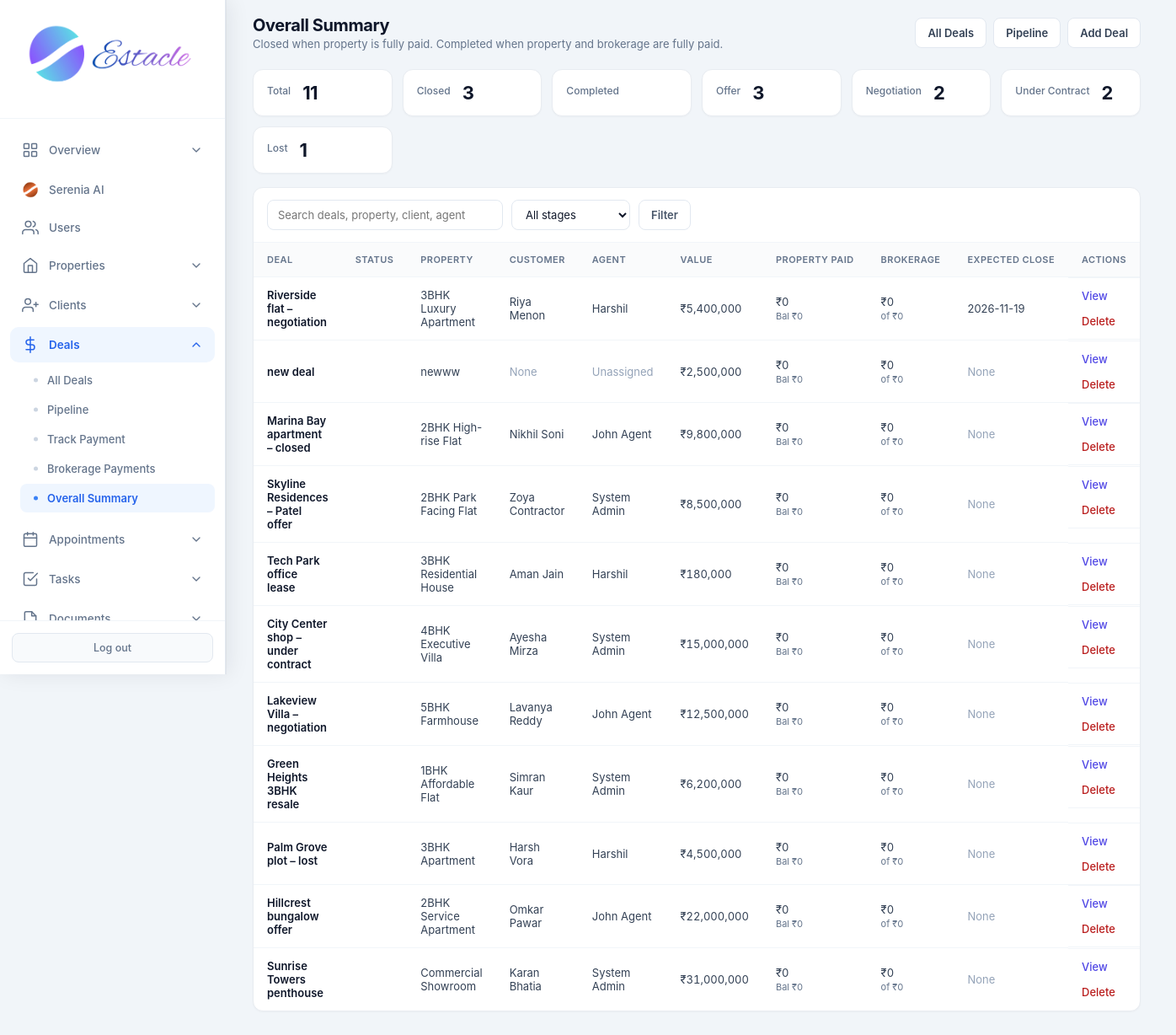
The app's page /admin/deals/summary (signed in) with its own data.
### tables this page shows
CREATE TABLE deals (
            id INTEGER PRIMARY KEY AUTOINCREMENT,
            title TEXT NOT NULL,
            property_id INTEGER,
            client_id INTEGER,
            agent_id INTEGER,
            stage TEXT DEFAULT 'offer',
            value REAL DEFAULT 0,
            commission_rate REAL DEFAULT 2.5,
            expected_close TEXT,
            notes TEXT,
            created_at TIMESTAMP DEFAULT CURRENT_TIMESTAMP,
            updated_at TIMESTAMP DEFAULT CURRENT_TIMESTAMP,
            FOREIGN KEY (property_id) REFERENCES properties (id),
            FOREIGN KEY (client_id) REFERENCES clients (id),
            FOREIGN KEY (agent_id) REFERENCES users (id)
        );

CREATE TABLE properties (
            id INTEGER PRIMARY KEY AUTOINCREMENT,
            title TEXT NOT NULL,
            description TEXT,
            price REAL NOT NULL,
            property_type TEXT NOT NULL,
            status TEXT DEFAULT 'available',
            address TEXT,
            city TEXT,
            state TEXT,
            zip_code TEXT,
            bedrooms INTEGER,
            bathrooms REAL,
            area_sqft REAL,
            agent_id INTEGER,
            created_at TIMESTAMP DEFAULT CURRENT_TIMESTAMP, category TEXT DEFAULT "sale", listing_type TEXT DEFAULT "sale", floor TEXT, carpet_area REAL, furnishing TEXT, parking TEXT, amenities TEXT, seller_name TEXT, seller_phone TEXT, monthly_rent REAL, security_deposit REAL, maintenance REAL, per_sqft REAL, latitude TEXT, longitude TEXT, photos TEXT, year_built TEXT, facing TEXT, videos TEXT,
            FOREIGN KEY (agent_id) REFERENCES users (id)
        );

CREATE TABLE clients (
            id INTEGER PRIMARY KEY AUTOINCREMENT,
            full_name TEXT NOT NULL,
            email TEXT,
            phone TEXT,
            status TEXT DEFAULT 'lead',
            notes TEXT,
            agent_id INTEGER,
            created_at TIMESTAMP DEFAULT CURRENT_TIMESTAMP, source TEXT, budget REAL, interest TEXT, preferred_city TEXT, address TEXT, updated_at TIMESTAMP, user_id INTEGER,
            FOREIGN KEY (agent_id) REFERENCES users (id)
        );

CREATE TABLE users (
            id INTEGER PRIMARY KEY AUTOINCREMENT,
            email TEXT UNIQUE NOT NULL,
            password TEXT NOT NULL,
            full_name TEXT NOT NULL,
            role TEXT NOT NULL CHECK(role IN ('admin', 'agent', 'customer')),
            phone TEXT,
            created_at TIMESTAMP DEFAULT CURRENT_TIMESTAMP,
            is_active INTEGER DEFAULT 1
        , avatar TEXT, last_seen TIMESTAMP, job_title TEXT, department TEXT, employee_id TEXT, license_no TEXT, commission_rate REAL, alt_phone TEXT, address TEXT, city TEXT, state TEXT, country TEXT, postal_code TEXT, notes TEXT, hire_date TEXT, timezone TEXT);

CREATE TABLE settings (
            key TEXT PRIMARY KEY,
            value TEXT
        );

### routes/admin/deals.py (the view)
@admin.route('/admin/deals/summary')
@login_required
@role_required('admin')
def admin_deals_summary():
    db = get_db()
    migrate_db()
    q = request.args.get('q', '').strip()
    stage_filter = request.args.get('stage', '').strip()
    if stage_filter:
        stage_filter = _normalize_stage(stage_filter)
        if stage_filter not in STAGES:
            stage_filter = ''
    rows = _deals_query(db, q=q, agent_id='', stage_filter=stage_filter)
    stats = {st: sum(1 for r in rows if r['stage'] == st) for st in STAGES}
    stats['total'] = len(rows)
    stats['closed_or_completed'] = stats.get('closed', 0)
    currency = get_setting('currency', 'INR')
    return render_template(
        'admin_deals_summary.html',
        deals=rows,
        stats=stats,
        stages=STAGES,
        stage_labels=STAGE_LABELS,
        q=q,
        stage_filter=stage_filter,
        currency=currency,
        format_money=format_money,
    )

### core/db.py (called while the page is built)
def get_db():
    if 'db' not in g:
        g.db = sqlite3.connect(current_app.config['DATABASE'])
        g.db.row_factory = sqlite3.Row
    return g.db

### core/helpers.py (called while the page is built)
def login_required(f):
    @wraps(f)
    def decorated_function(*args, **kwargs):
        if 'user_id' not in session:
            flash('Please log in to access this page.', 'warning')
            return redirect(url_for('auth.login'))
        return f(*args, **kwargs)
    return decorated_function

def role_required(*roles):
    def decorator(f):
        @wraps(f)
        def decorated_function(*args, **kwargs):
            if 'user_id' not in session:
                flash('Please log in to access this page.', 'warning')
                return redirect(url_for('auth.login'))
            if session.get('role') not in roles:
                flash('You do not have permission to access this page.', 'danger')
                return redirect(url_for('auth.role_redirect'))
            return f(*args, **kwargs)
        return decorated_function
    return decorator

def get_setting(key, default=''):
    db = get_db()
    row = db.execute('SELECT value FROM settings WHERE key = ?', (key,)).fetchone()
    return row['value'] if row else default

def format_money(amount, currency=None):
    if amount is None:
        return '—'
    currency = currency or get_setting('currency', 'INR')
    symbols = {'USD': '$', 'INR': '₹', 'AED': 'AED '}
    sym = symbols.get(currency, currency + ' ')
    try:
        return f"{sym}{float(amount):,.0f}"
    except (TypeError, ValueError):
        return str(amount)

### routes/admin/deals.py (called while the page is built)
def _normalize_stage(st):
    st = (st or 'offer').strip().lower().replace(' ', '_')
    aliases = {
        'under contract': 'under_contract',
        'under-contract': 'under_contract',
        'won': 'closed',
        'sold': 'closed',
    }
    st = aliases.get(st, st)
    if st not in STAGES:
        st = 'offer'
    return st

### templates/admin_deals_summary.html (shortened to what this page needs)
<!DOCTYPE html>
<html lang="en">
<head>
<link rel="stylesheet" href="{{ url_for('static', filename='css/admin.css') }}">
</head>
<body>
<div class="app-layout">
{% set active = 'deals_summary' %}
{% include 'partials/admin_sidebar.html' %}
<main class="main-content">
  <header class="top-bar dash-top">
    <div>
      <h1 class="page-title">Overall Summary</h1>
      <p class="page-subtitle">Closed when property is fully paid. Completed when property and brokerage are fully paid.</p>
    </div>
    <div class="top-actions">
      <a href="{{ url_for('admin.admin_deals') }}" class="btn-export">All Deals</a>
      <a href="{{ url_for('admin.admin_deals_pipeline') }}" class="btn-export">Pipeline</a>
      <a href="{{ url_for('admin.admin_add_deal') }}" class="btn-export">Add Deal</a>
    </div>
  </header>
  <div class="page-wrap">
    <div class="stat-row">
      <div class="stat-card">
        <div class="label">Total</div>
        <div class="value">{{ stats.total }}</div>
      </div>
      <div class="stat-card">
        <div class="label">Closed</div>
        <div class="value">{{ stats.closed }}</div>
      </div>
      <div class="stat-card">
        <div class="label">Completed</div>
      </div>
      {% for st in stages if st not in ('closed',) %}
      <div class="stat-card">
        <div class="label">{{ stage_labels[st] }}</div>
        <div class="value">{{ stats[st] }}</div>
      </div>
      {% endfor %}
    </div>
    <div class="panel-card">
      <div class="panel-toolbar">
        <form method="GET" action="{{ url_for('admin.admin_deals_summary') }}">
          <input type="search" name="q" value="{{ q }}" placeholder="Search deals, property, client, agent">
          <select name="stage">
            <option value="">All stages</option>
          </select>
          <button type="submit" class="btn-filter">Filter</button>
        </form>
      </div>
      <div class="table-wrap">
        <table class="summary-table">
          <thead>
            <tr>
              <th>Deal</th>
              <th>Status</th>
              <th>Property</th>
              <th>Customer</th>
              <th>Agent</th>
              <th>Value</th>
              <th>Property paid</th>
              <th>Brokerage</th>
              <th>Expected close</th>
              <th>Actions</th>
            </tr>
          </thead>
          <tbody>
            {% for d in deals %}
            <tr>
              <td>
                <a class="deal-link" href="{{ url_for('admin.admin_deal_detail', deal_id=d.id) }}">{{ d.title }}</a>
              </td>
              <td>
              </td>
              <td>{% if d.property_title %}{{ d.property_title }}{% else %}<span class="muted">None</span>{% endif %}</td>
              <td>{% if d.client_name %}{{ d.client_name }}{% else %}<span class="muted">None</span>{% endif %}</td>
              <td>{% if d.agent_name %}{{ d.agent_name }}{% else %}<span class="muted">Unassigned</span>{% endif %}</td>
              <td class="num">{{ format_money(d.value or 0, currency) }}</td>
              <td class="num">
                {{ format_money(d.customer_paid or 0, currency) }}
                <div class="pay-hint">Bal {{ format_money(d.customer_balance or 0, currency) }}</div>
              </td>
              <td class="num">
                {{ format_money(d.brokerage_received or 0, currency) }}
                <div class="pay-hint">of {{ format_money(d.brokerage_due or 0, currency) }}</div>
              </td>
              <td>{% if d.expected_close %}{{ d.expected_close }}{% else %}<span class="muted">None</span>{% endif %}</td>
              <td class="actions-cell">
                <a class="btn-link" href="{{ url_for('admin.admin_deal_detail', deal_id=d.id) }}">View</a>
                <form method="POST"
                      action="{{ url_for('admin.admin_delete_deal', deal_id=d.id) }}"
                      style="margin:0"
                      onsubmit="return confirm('Remove this deal and its linked property from the system?');">
                  <button type="submit" class="btn-link danger">Delete</button>
                </form>
              </td>
            </tr>
            {% else %}
            <tr>
              <td colspan="10" class="empty">No deals match the current filters.</td>
            </tr>
            {% endfor %}
          </tbody>
        </table>
      </div>
    </div>
  </div>
</main>
</div>
</body>
</html>

### static/css/admin.css (style rules this page uses)
* { margin: 0; padding: 0; box-sizing: border-box; }
body { font-family: -apple-system, BlinkMacSystemFont, 'Segoe UI', Roboto, 'Helvetica Neue', Arial, sans-serif; background: #f1f5f9; color: #0f172a; min-height: 100vh; }
.app-layout { display: flex; min-height: 100vh; }
.main-content { flex: 1; margin-left: 268px; min-height: 100vh; }
.top-bar { background: white; padding: 18px 32px; border-bottom: 1px solid #e2e8f0; display: flex; justify-content: space-between; align-items: center; }
.page-title { font-family: 'Inter', sans-serif; font-size: 22px; font-weight: 700; letter-spacing: -0.4px; color: #0f172a; }
.page-subtitle { font-size: 13px; color: #64748b; margin-top: 2px; font-weight: 400; }
.stat-card { background: white; border-radius: 14px; padding: 20px; display: flex; align-items: center; gap: 14px; border: 1px solid #e2e8f0; box-shadow: 0 1px 2px rgba(0,0,0,0.03); transition: box-shadow 0.2s ease; }
.table-wrap { overflow-x: auto; }
table { width: 100%; border-collapse: collapse; font-size: 13.5px; }
th { text-align: left; padding: 11px 16px; background: #f8fafc; color: #64748b; font-weight: 600; font-size: 11.5px; text-transform: uppercase; letter-spacing: 0.4px; }
td { padding: 12px 16px; border-top: 1px solid #f1f5f9; color: #334155; }
.actions-cell { display: flex; gap: 6px; align-items: center; flex-wrap: wrap; }
html { scrollbar-gutter: stable; }
.app-layout > :not(.sidebar):not(script):not(style) { animation: estacle-page-in 200ms cubic-bezier(0.22, 0.61, 0.36, 1) backwards; }

### records on screen
deals: stage "Negotiation", agent "2", title "Lakeview Villa – negotiation", property_title "5BHK Farmhouse", client_name "Lavanya Reddy", agent_name "John Agent", value.value "₹12,500,000", shows "None"
deals: title "Riverside flat – negotiation", property_title "3BHK Luxury Apartment", client_name "Riya Menon", agent_name "Harshil", value.value "₹5,400,000", expected_close "2026-11-19"
settings: value "₹0"
deals: title "new deal", property_title "newww", shows "None", shows "Unassigned", value.value "₹2,500,000"
deals: title "Marina Bay apartment – closed", property_title "2BHK High-rise Flat", client_name "Nikhil Soni", agent_name "John Agent", value.value "₹9,800,000", shows "None"
deals: title "Skyline Residences – Patel offer", property_title "2BHK Park Facing Flat", client_name "Zoya Contractor", agent_name "System Admin", value.value "₹8,500,000", shows "None"
deals: title "Tech Park office lease", property_title "3BHK Residential House", client_name "Aman Jain", agent_name "Harshil", value.value "₹180,000", shows "None"
deals: title "City Center shop – under contract", property_title "4BHK Executive Villa", client_name "Ayesha Mirza", agent_name "System Admin", value.value "₹15,000,000", shows "None"
deals: title "Green Heights 3BHK resale", property_title "1BHK Affordable Flat", client_name "Simran Kaur", agent_name "System Admin", value.value "₹6,200,000", shows "None"
deals: title "Palm Grove plot – lost", property_title "3BHK Apartment", client_name "Harsh Vora", agent_name "Harshil", value.value "₹4,500,000", shows "None"
deals: title "Hillcrest bungalow offer", property_title "2BHK Service Apartment", client_name "Omkar Pawar", agent_name "John Agent", value.value "₹22,000,000", shows "None"
deals: title "Sunrise Towers penthouse", property_title "Commercial Showroom", client_name "Karan Bhatia", agent_name "System Admin", value.value "₹31,000,000", shows "None"

### other values on screen
{{ stats.total }} "11"
{{ stats.closed }} "3"
{{ stage_labels[st] }} "Offer" "Under Contract" "Lost"
{{ stats[st] }} "3" "2" "1"
